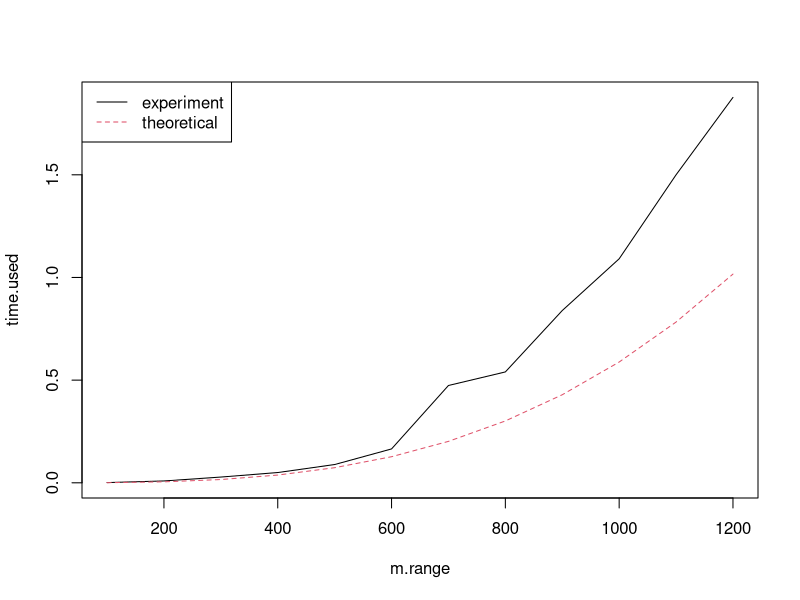
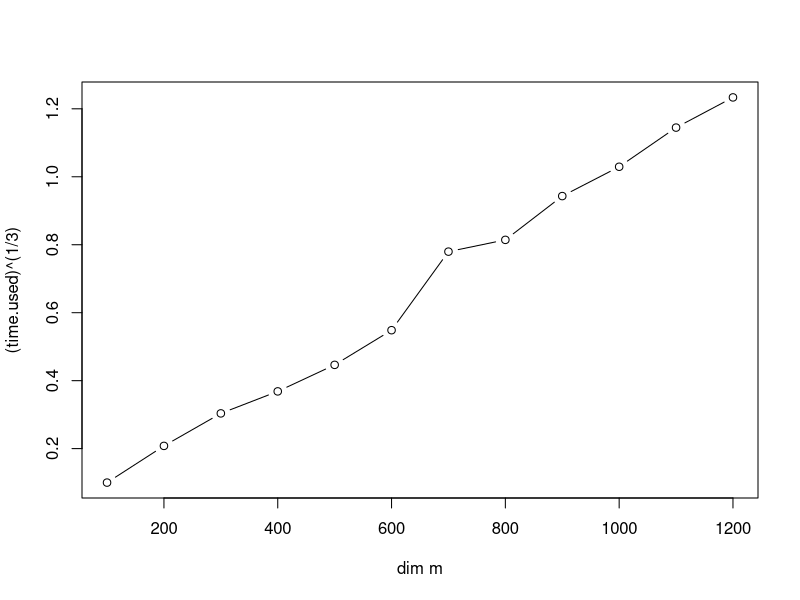

Recreate these plots in R, in order.
## ---- chunk 1
time.used <- c()
FLOPs<- c()
m.range <- seq(100,1200,100)
for (m in m.range) {
  X <- matrix(rnorm(m^2,100,2),m)
  time.used[m/100] <- system.time(X%*%X)[3]
  FLOPs[m/100] <- 2*m^3
}
## ---- chunk 2
actual.rate <- FLOPs[length(m.range)]/4/time.used[length(m.range)]/10^9
cat(actual.rate,"GHz")
## ---- chunk 3
plot(m.range, time.used, type = 'l')
lines(m.range, 2*m.range^3/0.85/4/10^9, col = 2, lty = 2)
legend("topleft", legend = c("experiment","theoretical"),
       col = c(1,2), lty = c(1,2))
## ---- chunk 4
# plot(FLOPs, time.used, type = 'b')
plot(m.range,(time.used)^(1/3), type = 'b', xlab = "dim m")
